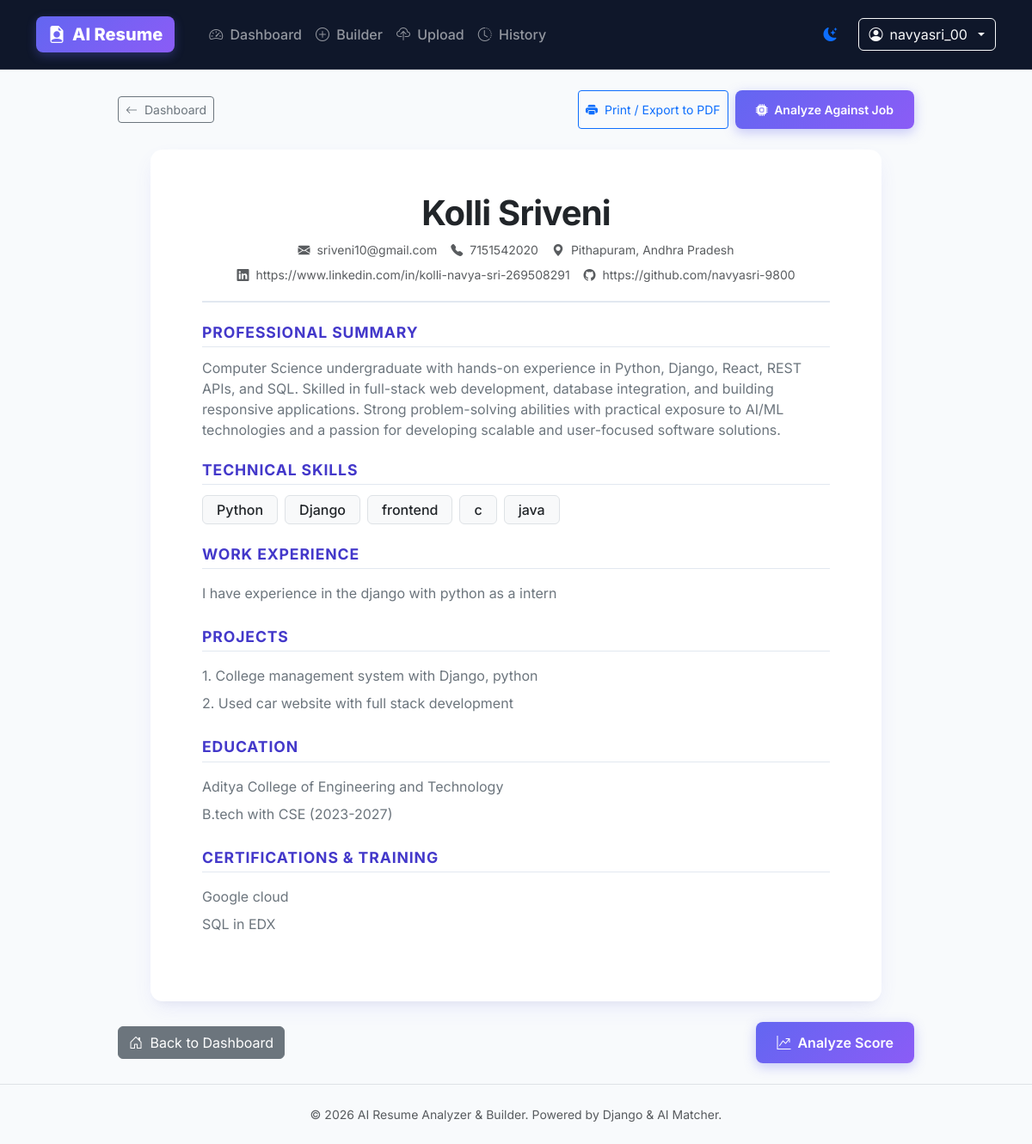
The page /resume/preview/2/ (signed in) on the database its author committed.
### resumes/models.py (models this page shows, shortened)
class Resume(models.Model):
    user = models.ForeignKey(
        User,
        on_delete=models.CASCADE
    )
    title = models.CharField(
        max_length=200
    )
    full_name = models.CharField(
        max_length=200
    )
    email = models.EmailField()
    phone = models.CharField(
        max_length=20
    )
    location = models.CharField(
        max_length=200,
        blank=True
    )
    linkedin = models.URLField(
        blank=True
    )
    github = models.URLField(
        blank=True
    )
    summary = models.TextField(
        blank=True
    )
    skills = models.TextField(
        blank=True
    )
    experience = models.TextField(
        blank=True
    )
    education = models.TextField(
        blank=True
    )
    projects = models.TextField(
        blank=True
    )
    certifications = models.TextField(
        blank=True
    )
    resume_file = models.FileField(
        upload_to='resumes/',
        blank=True,
        null=True
    )
    extracted_text = models.TextField(
        blank=True
    )
    created_at = models.DateTimeField(
        auto_now_add=True
    )
    updated_at = models.DateTimeField(
        auto_now=True
    )

### resumes/views.py (the view)
@login_required
def resume_preview(request, resume_id):
    resume = get_object_or_404(
        Resume,
        id=resume_id,
        user=request.user
    )
    return render(
        request,
        'resume_preview.html',
        {
            'resume': resume
        }
    )

### templates/resume_preview.html (shortened to what this page needs)
{% extends 'base.html' %}
{% block content %}
<div class="row justify-content-center">
    <div class="col-lg-10">
        <div class="d-flex justify-content-between align-items-center mb-4 flex-wrap gap-2 no-print">
            <div>
                <a href="{% url 'dashboard' %}" class="btn btn-outline-secondary btn-sm">
                    <i class="bi bi-arrow-left me-1"></i> Dashboard
                </a>
            </div>
            <div class="d-flex gap-2">
                <button type="button" class="btn btn-outline-primary btn-sm" id="print-resume-btn">
                    <i class="bi bi-printer-fill me-1"></i> Print / Export to PDF
                </button>
                <a href="{% url 'resume_analysis' resume.id %}" class="btn btn-primary-gradient btn-sm">
                    <i class="bi bi-cpu-fill me-1"></i> Analyze Against Job
                </a>
            </div>
        </div>
        <div class="resume-document">
            <div class="resume-header text-center">
                <h1 class="fw-bold mb-2 text-dark">{{ resume.full_name }}</h1>
                <div class="d-flex justify-content-center flex-wrap gap-3 text-muted small">
                    {% if resume.email %}<span><i class="bi bi-envelope-fill me-1"></i> {{ resume.email }}</span>{% endif %}
                    {% if resume.phone %}<span><i class="bi bi-telephone-fill me-1"></i> {{ resume.phone }}</span>{% endif %}
                    {% if resume.location %}<span><i class="bi bi-geo-alt-fill me-1"></i> {{ resume.location }}</span>{% endif %}
                </div>
                {% if resume.linkedin or resume.github %}
                <div class="d-flex justify-content-center flex-wrap gap-3 text-muted small mt-2">
                    {% if resume.linkedin %}<span><i class="bi bi-linkedin me-1"></i> {{ resume.linkedin }}</span>{% endif %}
                    {% if resume.github %}<span><i class="bi bi-github me-1"></i> {{ resume.github }}</span>{% endif %}
                </div>
                {% endif %}
            </div>
            {% if resume.summary %}
            <div class="mb-4">
                <h6 class="resume-section-title">Professional Summary</h6>
                <p class="mb-0 text-secondary lh-base">{{ resume.summary }}</p>
            </div>
            {% endif %}
            {% if resume.skills %}
            <div class="mb-4">
                <h6 class="resume-section-title">Technical Skills</h6>
                <div class="skills-wrapper">
                    {% for skill in resume.skills.split %}
                        <span class="badge bg-light text-dark border px-3 py-2 fw-medium fs-6">
                            {{ skill|cut:"," }}
                        </span>
                    {% empty %}
                        <span class="badge bg-light text-dark border px-3 py-2 fw-medium fs-6">
                            {{ resume.skills }}
                        </span>
                    {% endfor %}
                </div>
            </div>
            {% endif %}
            {% if resume.experience %}
            <div class="mb-4">
                <h6 class="resume-section-title">Work Experience</h6>
                <div class="lh-lg text-secondary">
                    {{ resume.experience|linebreaks }}
                </div>
            </div>
            {% endif %}
            {% if resume.projects %}
            <div class="mb-4">
                <h6 class="resume-section-title">Projects</h6>
                <div class="lh-lg text-secondary">
                    {{ resume.projects|linebreaks }}
                </div>
            </div>
            {% endif %}
            {% if resume.education %}
            <div class="mb-4">
                <h6 class="resume-section-title">Education</h6>
                <div class="lh-lg text-secondary">
                    {{ resume.education|linebreaks }}
                </div>
            </div>
            {% endif %}
            {% if resume.certifications %}
            <div class="mb-4">
                <h6 class="resume-section-title">Certifications & Training</h6>
                <div class="lh-lg text-secondary">
                    {{ resume.certifications|linebreaks }}
                </div>
            </div>
            {% endif %}
        </div>
        <div class="mt-4 d-flex justify-content-between align-items-center no-print">
            <a href="{% url 'dashboard' %}" class="btn btn-secondary">
                <i class="bi bi-house-door me-1"></i> Back to Dashboard
            </a>
            <a href="{% url 'resume_analysis' resume.id %}" class="btn btn-primary-gradient">
                <i class="bi bi-graph-up-arrow me-1"></i> Analyze Score
            </a>
        </div>
    </div>
</div>
{% endblock %}

### templates/base.html (shortened to what this page needs)
<!DOCTYPE html>
<html lang="en" data-bs-theme="light">
<head>
    <link href="https://cdn.jsdelivr.net/npm/bootstrap@5.3.3/dist/css/bootstrap.min.css" rel="stylesheet">
    <link rel="stylesheet" href="https://cdn.jsdelivr.net/npm/bootstrap-icons@1.11.3/font/bootstrap-icons.min.css">
    {% load static %}
    <link rel="stylesheet" href="{% static 'css/style.css' %}">
</head>
<body>
    <nav class="navbar navbar-expand-lg navbar-dark navbar-custom sticky-top no-print">
        <div class="container">
            <a class="navbar-brand d-flex align-items-center gap-2" href="{% url 'home' %}">
                <span class="navbar-brand-badge">
                    <i class="bi bi-file-earmark-person-fill"></i> AI Resume
                </span>
            </a>
            <div class="collapse navbar-collapse" id="navbarMain">
                <ul class="navbar-nav me-auto mb-2 mb-lg-0 ms-lg-3">
                    {% if user.is_authenticated %}
                    <li class="nav-item">
                        <a class="nav-link" href="{% url 'dashboard' %}">
                            <i class="bi bi-speedometer2 me-1"></i> Dashboard
                        </a>
                    </li>
                    <li class="nav-item">
                        <a class="nav-link" href="{% url 'create_resume' %}">
                            <i class="bi bi-plus-circle me-1"></i> Builder
                        </a>
                    </li>
                    <li class="nav-item">
                        <a class="nav-link" href="{% url 'upload_resume' %}">
                            <i class="bi bi-cloud-upload me-1"></i> Upload
                        </a>
                    </li>
                    <li class="nav-item">
                        <a class="nav-link" href="{% url 'history' %}">
                            <i class="bi bi-clock-history me-1"></i> History
                        </a>
                    </li>
                    {% endif %}
                </ul>
                <div class="d-flex align-items-center gap-3">
                    <button type="button" class="btn btn-link nav-link p-2" id="theme-toggle-btn" title="Toggle Light/Dark Theme">
                        <i class="bi bi-moon-stars-fill text-primary" id="theme-toggle-icon"></i>
                    </button>
                    {% if user.is_authenticated %}
                    <div class="dropdown">
                        <button class="btn btn-outline-light dropdown-toggle d-flex align-items-center gap-2" type="button" data-bs-toggle="dropdown">
                            <i class="bi bi-person-circle"></i> {{ user.username }}
                        </button>
                    </div>
                    {% else %}
                    <a class="btn btn-outline-light btn-sm px-3" href="{% url 'login' %}">Login</a>
                    <a class="btn btn-primary-gradient btn-sm px-3" href="{% url 'register' %}">Get Started</a>
                    {% endif %}
                </div>
            </div>
        </div>
    </nav>
    <main class="container my-4">
        {% block content %}
        {% endblock %}
    </main>
    <footer class="mt-auto py-4 border-top text-center text-muted no-print">
        <div class="container">
            <p class="mb-0 small">&copy; 2026 AI Resume Analyzer & Builder. Powered by Django & AI Matcher.</p>
        </div>
    </footer>
</body>
</html>

### static/css/style.css (style rules this page uses)
:root { --font-main: 'Inter', -apple-system, BlinkMacSystemFont, 'Segoe UI', Roboto, Helvetica, Arial, sans-serif; --primary-gradient: linear-gradient(135deg, #6366f1 0%, #8b5cf6 100%); --primary-color: #6366f1; --primary-hover: #4f46e5; --secondary-color: #06b6d4; --accent-color: #f59e0b; --bg-main: #f8fafc; --card-bg: #ffffff; --card-border: #e2e8f0; --text-heading: #0f172a; --text-body: #334155; --text-muted: #64748b; --success-bg: #dcfce7; --success-text: #15803d; --danger-bg: #fee2e2; --danger-text: #b91c1c; --shadow-sm: 0 1px 3px rgba(0, 0, 0, 0.05); --shadow-md: 0 4px 12px rgba(0, 0, 0, 0.05), 0 1px 3px rgba(0, 0, 0, 0.08); --shadow-lg: 0 10px 25px -5px rgba(99, 102, 241, 0.12), 0 8px 10px -6px rgba(0, 0, 0, 0.04); --radius-sm: 8px; --radius-md: 14px; --radius-lg: 20px; }
body { font-family: var(--font-main); background-color: var(--bg-main); color: var(--text-body); min-height: 100vh; display: flex; flex-direction: column; transition: background-color 0.3s ease, color 0.3s ease; }
main { flex: 1; }
h1, h2, h3, h4, h5, h6 { color: var(--text-heading); font-weight: 700; letter-spacing: -0.02em; }
.navbar-custom { background-color: #0f172a !important; border-bottom: 1px solid rgba(255, 255, 255, 0.1); backdrop-filter: blur(10px); padding: 14px 0; }
.navbar-brand-badge { background: var(--primary-gradient); color: white; font-weight: 800; padding: 6px 14px; border-radius: var(--radius-sm); display: inline-flex; align-items: center; gap: 8px; box-shadow: 0 4px 12px rgba(99, 102, 241, 0.3); }
.nav-link { font-weight: 500; transition: color 0.2s ease; }
.skills-wrapper { display: flex; flex-wrap: wrap; gap: 8px; margin-top: 10px; }
.btn-primary-gradient { background: var(--primary-gradient); color: white; border: none; padding: 12px 24px; font-weight: 600; border-radius: var(--radius-sm); box-shadow: 0 4px 14px rgba(99, 102, 241, 0.35); transition: all 0.2s ease; }
.resume-document { background: white; color: #1e293b; padding: 50px 60px; border-radius: var(--radius-md); box-shadow: var(--shadow-lg); max-width: 850px; margin: 0 auto; }
.resume-header { border-bottom: 2px solid #e2e8f0; padding-bottom: 20px; margin-bottom: 24px; }
.resume-section-title { font-size: 1.1rem; font-weight: 700; color: #4338ca; text-transform: uppercase; letter-spacing: 0.05em; border-bottom: 1px solid #e2e8f0; padding-bottom: 6px; margin-top: 24px; margin-bottom: 12px; }

### rows shown on the page
Resume: full_name "Kolli Sriveni", email "sriveni10@gmail.com", phone "7151542020", location "Pithapuram, Andhra Pradesh", linkedin "https://www.linkedin.com/in/kolli-navya-sri-269508291", github "https://github.com/navyasri-9800", summary "Computer Science undergraduate with hands-on experience in Python, Django, React, REST APIs, and SQL. Skilled in full-stack web development, database integration, and building responsive applications. Strong problem-solving abilities with practical exposure to AI/ML technologies and a passion for developing scalable and user-focused software solutions.", experience "I have experience in the django with python as a intern", projects "1. College management system with Django, python 2. Used car website with full stack development", education "Aditya College of Engineering and Technology B.tech with CSE (2023-2027)", certifications "Google cloud SQL in EDX"

### other values the page prints
{{ user.username }} "navyasri_00"
{{ skill|cut:"," }} "Python" "Django" "frontend" "c" "java"
